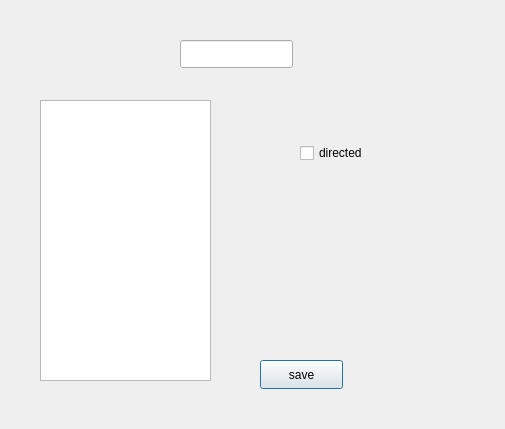
<?xml version="1.0" encoding="UTF-8"?>
<ui version="4.0">
 <class>addGraphPage</class>
 <widget class="QDialog" name="addGraphPage">
  <property name="geometry">
   <rect>
    <x>0</x>
    <y>0</y>
    <width>505</width>
    <height>429</height>
   </rect>
  </property>
  <property name="windowTitle">
   <string>Dialog</string>
  </property>
  <widget class="QTextEdit" name="textEdit">
   <property name="geometry">
    <rect>
     <x>40</x>
     <y>100</y>
     <width>171</width>
     <height>281</height>
    </rect>
   </property>
  </widget>
  <widget class="QLineEdit" name="lineEdit">
   <property name="geometry">
    <rect>
     <x>180</x>
     <y>40</y>
     <width>113</width>
     <height>28</height>
    </rect>
   </property>
  </widget>
  <widget class="QPushButton" name="pushButton">
   <property name="geometry">
    <rect>
     <x>260</x>
     <y>360</y>
     <width>83</width>
     <height>29</height>
    </rect>
   </property>
   <property name="text">
    <string>save</string>
   </property>
  </widget>
  <widget class="QCheckBox" name="checkBox">
   <property name="geometry">
    <rect>
     <x>300</x>
     <y>140</y>
     <width>93</width>
     <height>26</height>
    </rect>
   </property>
   <property name="text">
    <string>directed</string>
   </property>
  </widget>
 </widget>
 <resources/>
 <connections/>
</ui>
